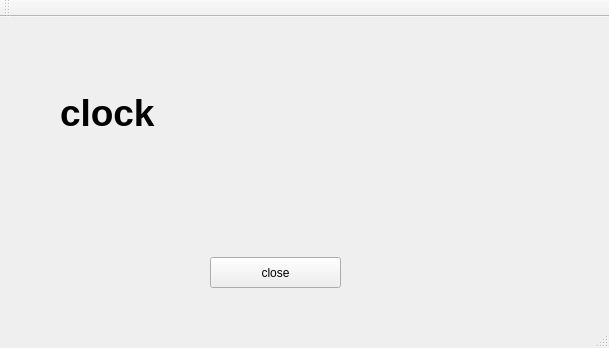
<?xml version="1.0" encoding="UTF-8"?>
<ui version="4.0">
 <class>MainWindow</class>
 <widget class="QMainWindow" name="MainWindow">
  <property name="geometry">
   <rect>
    <x>0</x>
    <y>0</y>
    <width>609</width>
    <height>348</height>
   </rect>
  </property>
  <property name="windowTitle">
   <string>MainWindow</string>
  </property>
  <widget class="QWidget" name="centralWidget">
   <widget class="QLabel" name="Digital_clock">
    <property name="geometry">
     <rect>
      <x>60</x>
      <y>30</y>
      <width>391</width>
      <height>131</height>
     </rect>
    </property>
    <property name="font">
     <font>
      <pointsize>28</pointsize>
      <weight>75</weight>
      <bold>true</bold>
     </font>
    </property>
    <property name="text">
     <string>clock</string>
    </property>
   </widget>
   <widget class="QToolButton" name="toolButton">
    <property name="geometry">
     <rect>
      <x>210</x>
      <y>240</y>
      <width>131</width>
      <height>31</height>
     </rect>
    </property>
    <property name="text">
     <string>close</string>
    </property>
   </widget>
  </widget>
  <widget class="QMenuBar" name="menuBar">
   <property name="geometry">
    <rect>
     <x>0</x>
     <y>0</y>
     <width>609</width>
     <height>21</height>
    </rect>
   </property>
  </widget>
  <widget class="QToolBar" name="mainToolBar">
   <attribute name="toolBarArea">
    <enum>TopToolBarArea</enum>
   </attribute>
   <attribute name="toolBarBreak">
    <bool>false</bool>
   </attribute>
  </widget>
  <widget class="QStatusBar" name="statusBar"/>
 </widget>
 <layoutdefault spacing="6" margin="11"/>
 <resources/>
 <connections>
  <connection>
   <sender>toolButton</sender>
   <signal>clicked()</signal>
   <receiver>MainWindow</receiver>
   <slot>close()</slot>
   <hints>
    <hint type="sourcelabel">
     <x>271</x>
     <y>292</y>
    </hint>
    <hint type="destinationlabel">
     <x>484</x>
     <y>294</y>
    </hint>
   </hints>
  </connection>
 </connections>
</ui>
